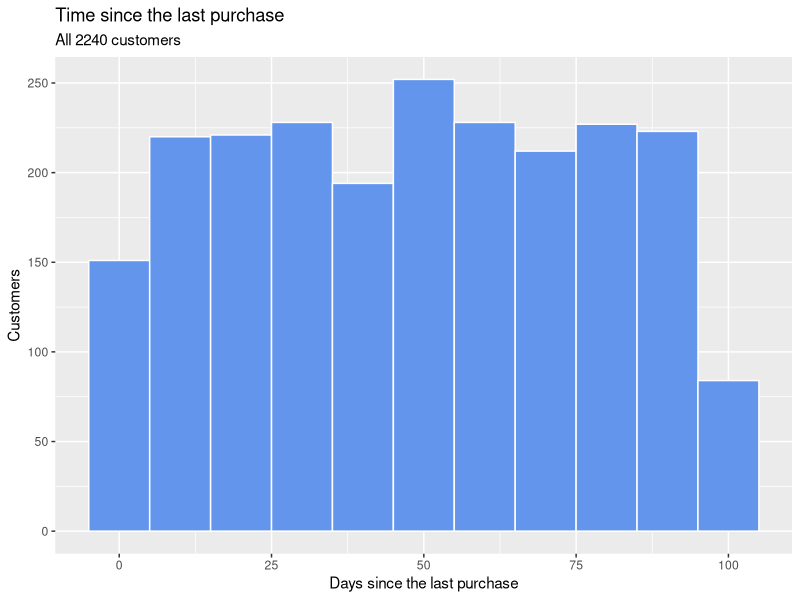
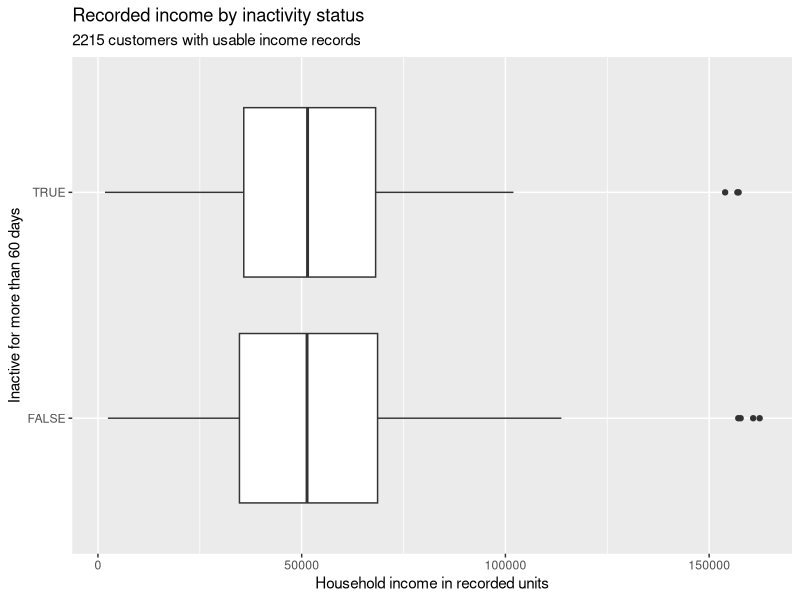
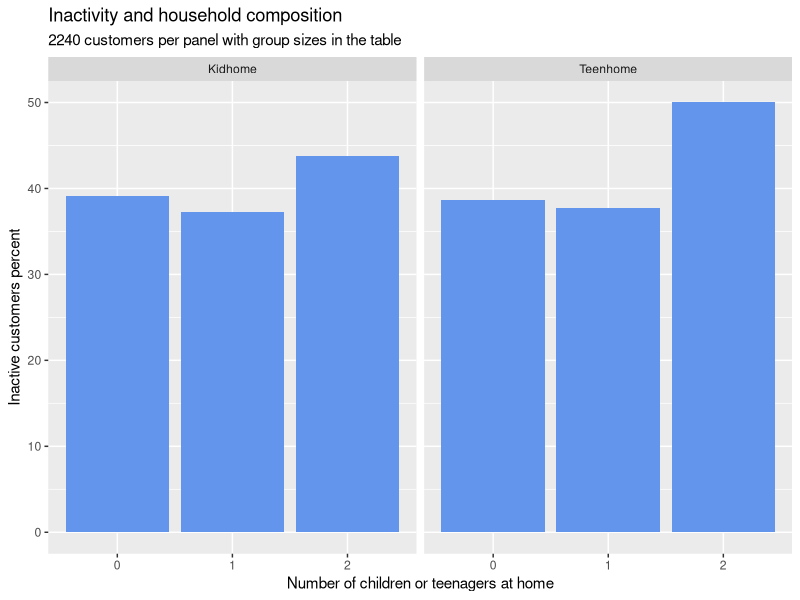

These figures' R source, in order:
## ---- chunk 1
library(tidyverse)

ifood_raw <- read_csv("ifood.csv", show_col_types = FALSE)

ifood_raw |>
  select(ID, Recency, Income, Year_Birth, MntWines:MntGoldProds) |>
  glimpse(width = 65)
## ---- chunk 2
ifood_raw |>
  summarize(customers = n(),
            min_recency = min(Recency),
            max_recency = max(Recency))

ifood_raw |>
  select(ID, Recency, MntWines:MntGoldProds) |>
  drop_na() |>
  summarize(complete_records = n())

# An empty result means no customer ID occurs more than once.
ifood_raw |>
  count(ID) |>
  filter(n > 1)
## ---- chunk 3
ifood <- ifood_raw |>
  mutate(
    inactive = Recency > 60,
    product_spending = MntWines + MntFruits + MntMeatProducts +
      MntFishProducts + MntSweetProducts + MntGoldProds
  )
## ---- chunk 4
ifood |>
  count(inactive) |>
  mutate(percent = 100 * n / sum(n))
## ---- chunk 5
#| fig-width: 6.5
#| fig-height: 3
ifood |>
  ggplot(aes(x = Recency)) +
  geom_histogram(binwidth = 10, fill = "cornflowerblue",
                 color = "white") +
  labs(title = "Time since the last purchase",
       subtitle = "All 2240 customers",
       x = "Days since the last purchase", y = "Customers")
## ---- chunk 6
income_data <- ifood |>
  drop_na(Income) |>
  filter(Income >= 0, Income <= 200000)

income_data |>
  group_by(inactive) |>
  summarize(customers = n(),
            average_income = mean(Income),
            median_income = median(Income))
## ---- chunk 7
#| fig-width: 6.5
#| fig-height: 3
income_data |>
  ggplot(aes(x = Income, y = as.character(inactive))) +
  geom_boxplot() +
  labs(title = "Recorded income by inactivity status",
       subtitle = "2215 customers with usable income records",
       x = "Household income in recorded units",
       y = "Inactive for more than 60 days")
## ---- chunk 8
ifood |>
  drop_na(Year_Birth) |>
  filter(Year_Birth >= 1920) |>
  mutate(born_before_1960 = Year_Birth < 1960) |>
  group_by(born_before_1960) |>
  summarize(customers = n(), inactive_customers = sum(inactive)) |>
  mutate(inactive_percent = 100 * inactive_customers / customers)
## ---- chunk 9
household_summary <- ifood |>
  select(inactive, Kidhome, Teenhome) |>
  pivot_longer(c(Kidhome, Teenhome),
               names_to = "measure", values_to = "number_at_home") |>
  group_by(measure, number_at_home) |>
  summarize(customers = n(), inactive_customers = sum(inactive),
            .groups = "drop") |>
  mutate(inactive_percent = 100 * inactive_customers / customers)

household_summary
## ---- chunk 10
#| fig-width: 6.5
#| fig-height: 3
household_summary |>
  ggplot(aes(x = as.character(number_at_home),
             y = inactive_percent)) +
  geom_col(fill = "cornflowerblue") +
  facet_wrap(~ measure) +
  labs(title = "Inactivity and household composition",
       subtitle = "2240 customers per panel with group sizes in the table",
       x = "Number of children or teenagers at home",
       y = "Inactive customers percent")
## ---- chunk 11
ifood |>
  group_by(Complain) |>
  summarize(customers = n(), inactive_customers = sum(inactive)) |>
  mutate(inactive_percent = 100 * inactive_customers / customers)
## ---- chunk 12
ifood |>
  mutate(enrollment_year = year(Dt_Customer)) |>
  group_by(enrollment_year) |>
  summarize(customers = n(), inactive_customers = sum(inactive)) |>
  mutate(inactive_percent = 100 * inactive_customers / customers)
## ---- chunk 13
high_spenders <- ifood |>
  slice_max(product_spending, n = 560)

high_spenders |>
  summarize(customers = n(), lowest_spending = min(product_spending))

priority_customers <- high_spenders |>
  filter(inactive == TRUE)
## ---- chunk 14
audience_summary <- ifood |>
  group_by(inactive) |>
  summarize(base_customers = n(), base_spending = sum(product_spending))

audience_summary
## ---- chunk 15

priority_summary <- priority_customers |>
  group_by(inactive) |>
  summarize(customers = n(), total_spending = sum(product_spending)) |>
  left_join(audience_summary, join_by(inactive)) |>
  mutate(
    customer_percent = 100 * customers / base_customers,
    spending_percent = 100 * total_spending / base_spending
  ) |>
  select(customers, total_spending, customer_percent, spending_percent)

priority_summary
